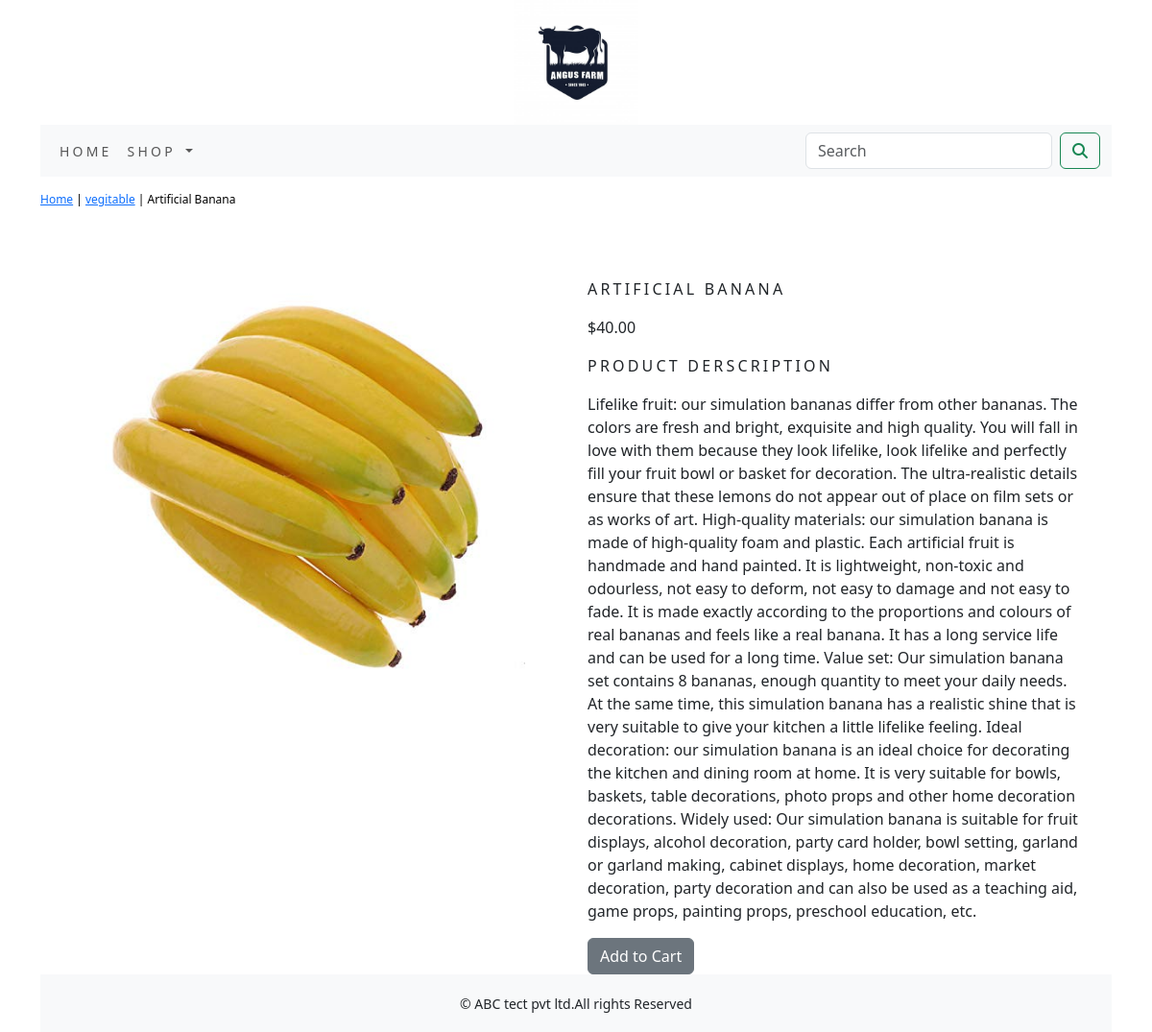
/shop/vegitable/banaba/, run on the app's committed database.
### shopapp/models.py (models this page shows, shortened)
class Product(models.Model):
    name = models.CharField(max_length=250,unique=True)
    slug = models.SlugField(max_length=250,unique=True)
    description = models.TextField(blank=True)
    price = models.DecimalField(max_digits=10,decimal_places=2)
    category = models.ForeignKey(Category,on_delete=models.CASCADE)
    image = models.ImageField(upload_to='product',blank=True)
    stock = models.IntegerField()
    available = models.BooleanField(default=True)
    created = models.DateField(auto_now_add= True)
    updated = models.DateField(auto_now=True)
    class Meta:
        ordering = ('name',)
        verbose_name = 'product'
        verbose_name_plural = 'products'

class Category(models.Model):
    name = models.CharField(max_length=250,unique=True)
    slug = models.SlugField(max_length=250,unique=True)
    description = models.TextField(blank=True)
    image = models.ImageField(upload_to='category',blank=True)
    class Meta:
        ordering =('name',)
        verbose_name = 'category'
        verbose_name_plural = 'categories'
    def get_url(self):
        return reverse('shopapp:product_by_category',args=[self.slug])
    def __str__(self):
        return '{}'.format(self.name)

### shopapp/views.py (the view)
# urls.py: path('<slug:c_slug>/<slug:product_slug>/',views.proDetail, name='prodCatdetail'),
def proDetail(req,c_slug,product_slug):
    try:
        product = Product.objects.get(category__slug = c_slug, slug = product_slug)
    except Exception as e:
        raise e
    return render(req,'product.html',{'product': product })

### cart/context_processors.py (called while the page is built)
def counter(req):
    item_count = 0
    if 'admin' in req.path:
        return  {}
    else:
        try:
            cart = Cart.objects.filter(cart_id = _cart_id(req))
            car_items = CartItem.objects.all().filter(cart = cart[:1])
            for cart_item in car_items:
                item_count += cart_item.quantity
        except Cart.DoesNotExist:
            item_count = 0
    return dict(item_count=item_count)

### cart/views.py (called while the page is built)
def _cart_id(req):
    cart = req.session.session_key
    if not cart:
        cart = req.session.create()
    return cart

### shopapp/context_processors.py (called while the page is built)
def menu_links(req):
    links = Category.objects.all()
    return dict(links= links)

### templates/product.html (shortened to what this page needs)
{% extends 'base.html' %}
{% load static %}
{% block content %}
<div class="row my_prod_row_class">
    <div class="mx_auto">
        <p>
            <a href="{% url 'shopapp:allProdCat' %}">Home</a>
            | <a href="{{product.category.get_url}}">{{product.category}}</a>
            | {{product.name}}
        </p>
    </div>
</div>
<div class="container">
<br>
<div class="row">
    <div class="col-12 col-sm-12 col-md-12 col-lg-6 text-center">
        <div class="" style="min-width: 18rem;">
            <img src="{{product.image.url}}" alt="{{product.name}}" style="width: 452px;">
        </div>
    </div>
    <div class="col-12 col-sm-12 col-md-12 col-lg-6">
        <div class="">
            <h1 class="my_prod_title">{{product.name}}</h1>
            <p>${{product.price}}</p>
            <p class="my_title">Product Derscription</p>
            <p class="text-justify my_prod_text">{{product.description}}</p>
            {% if product.stock <= 0 %}
            <p class="text-justify my_prod_text"><b>Out Of Stock</b></p>
            {% else %}
            <a class="btn btn-secondary" href="{% url 'cart:add_cart' product.id %}">Add to Cart</a>
            {% endif %}
        </div>
    </div>
</div>
{% endblock %}

### static/css/custom.css (style rules this page uses)
.my_title { font-size: 16px; text-transform: uppercase; letter-spacing: 0.2em; }
.my_prod_row_class { padding-top: 15px; padding-bottom: 20px; }
.my_prod_row_class .mx_auto { color: black; font-size: 12px; text-decoration: none; }
.my_prod_title { font-size: 16px; text-transform: uppercase; letter-spacing: 0.2em; padding-top: 15px; padding-bottom: 10px; }
.my_prod_text { padding-right: 20px; }

### data on the page
Product: category "vegitable", name "Artificial Banana", image (picture), name "ARTIFICIAL BANANA", price "40.00", description "Lifelike fruit: our simulation bananas differ from other bananas. The colors are fresh and bright, exquisite and high quality. You will fall in love with them because they look lifelike, look lifelike and perfectly fill your fruit bowl or basket for decoration. The ultra-realistic details ensure that these lemons do not appear out of place on film sets or as works of art. High-quality materials: our simulation banana is made of high-quality foam and plastic. Each artificial fruit is handmade and hand painted. It is lightweight, non-toxic and odourless, not easy to deform, not easy to damage and not easy to fade. It is made exactly according to the proportions and colours of real bananas and…"
